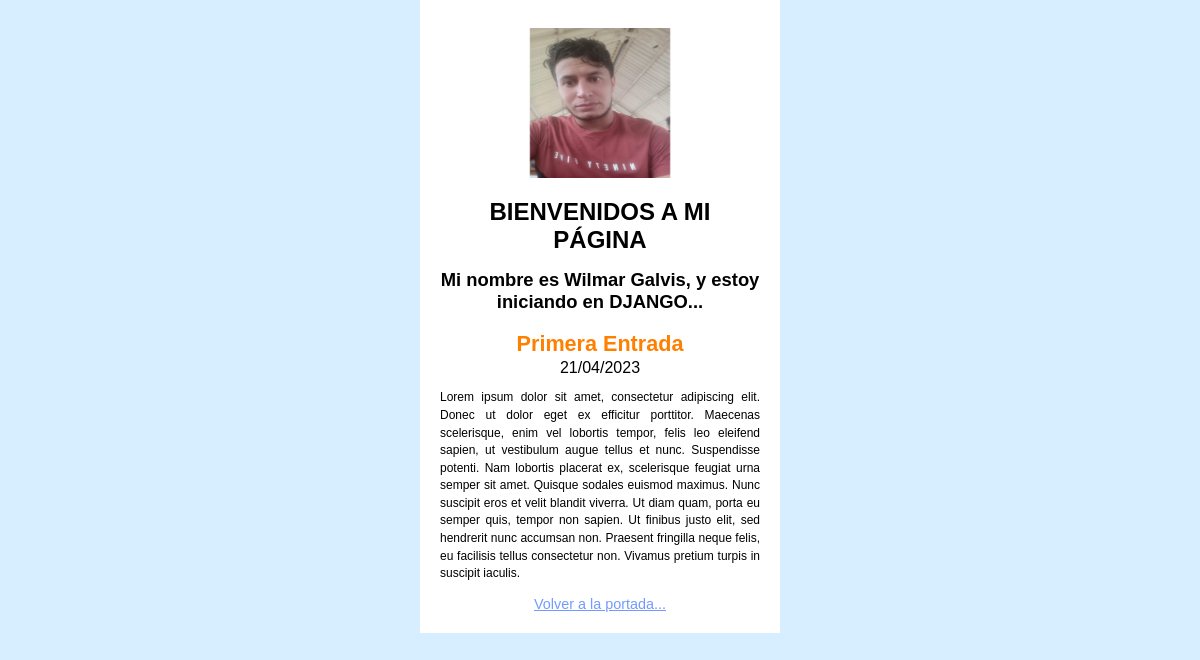
The page /entradas/1 on the database its author committed.
### blog/models.py (models this page shows, shortened)
class Post(models.Model):
    title = models.CharField(max_length=200, verbose_name="Título")
    content = models.TextField(verbose_name="Contenido")
    created = models.DateTimeField(auto_now_add=True, verbose_name="Creado")
    modified = models.DateTimeField(auto_now=True, verbose_name="Modificado")

### blog/views.py (the view)
# urls.py: path('entradas/<id>', post, name= "post")
def post(request, id):
    post = Post.objects.get(id=id)
    return render(request, "blog/post.html", {"post": post})

### blog/templates/blog/post.html (shortened to what this page needs)
{% extends "blog/base.html" %}
{% block content %}
<div>
    <h3> {{ post.title }} </h3>
    <span class="date"> {{ post.created|date:"SHORT_DATE_FORMAT" }} </span>
    <p> {{ post.content }} </p>
    <a href="{% url 'home' %}" > Volver a la portada... </a>
</div>
{% endblock %}

### blog/static/blog/styles.css (style rules this page uses)
body { font-family: Arial, Helvetica, sans-serif; padding: 0; margin: 0; background: rgb(214, 238, 255); }
h3 { font-size: 135%; color: rgb(255, 128, 0); padding: 0.15rem 0; margin: 0; }
p { font-size: 75%; text-align: justify; line-height: 1.1rem; }
a { font-size: 90%; color: rgb(115, 155, 255); }

### rows shown on the page
Post: title "Primera Entrada", created "21/04/2023", content "Lorem ipsum dolor sit amet, consectetur adipiscing elit. Donec ut dolor eget ex efficitur porttitor. Maecenas scelerisque, enim vel lobortis tempor, felis leo eleifend sapien, ut vestibulum augue tellus et nunc. Suspendisse potenti. Nam lobortis placerat ex, scelerisque feugiat urna semper sit amet. Quisque sodales euismod maximus. Nunc suscipit eros et velit blandit viverra. Ut diam quam, porta eu semper quis, tempor non sapien. Ut finibus justo elit, sed hendrerit nunc accumsan non. Praesent fringilla neque felis, eu facilisis tellus consectetur non. Vivamus pretium turpis in suscipit iaculis."
